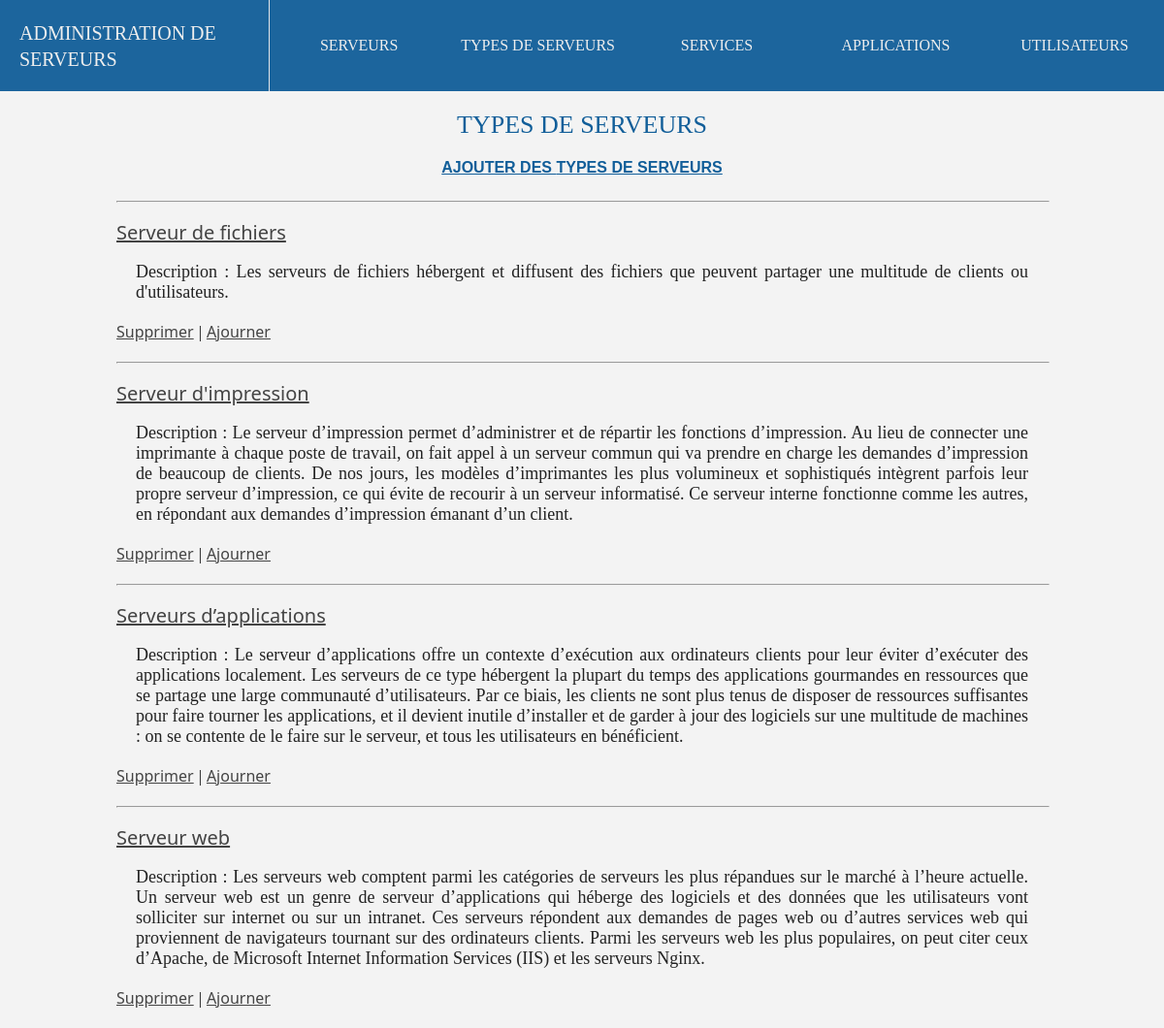
The page /typesServeurs on the database as committed earlier.
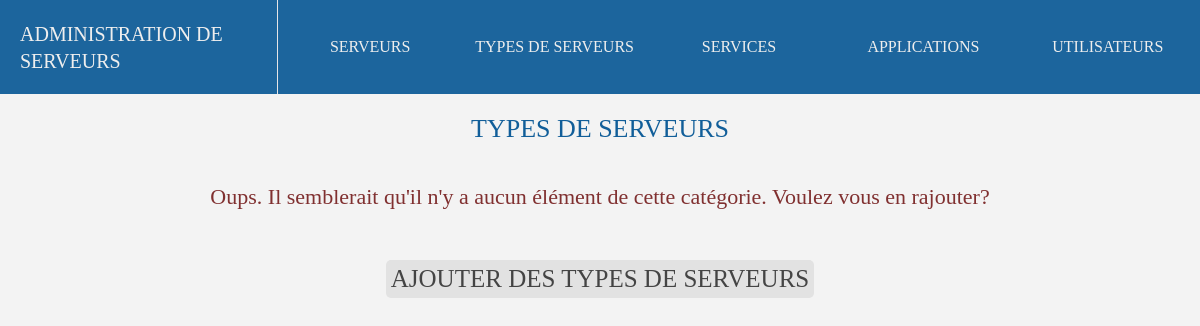
The same page on the database as committed later.
### adminserver/models.py (models this page shows, shortened)
class type_de_serveurs(models.Model):
    type = models.CharField(max_length=100)
    description = models.TextField(null=True)
    def __str__(self):
        return self.type

### adminserver/views.py (the view)
# urls.py: path('typesServeurs',views.typesServeurs_index),
def typesServeurs_index(request):
    URL = "typeServeur"
    typesServeurs = list(models.type_de_serveurs.objects.all())
    num = len(list(models.type_de_serveurs.objects.all()))
    return render(request,"type_serveur/liste_index.html",{"objects" : typesServeurs,"title":"TYPES DE SERVEURS","extra":"","url":URL,"count":num})

### adminserver/templates/type_serveur/liste_index.html (shortened to what this page needs)
{% extends "main.html" %}
{% block content %}
<h2> {{title}} </h2>
{% if count == 0 %}
<h3 class="error"> Oups. Il semblerait qu'il n'y a aucun élément de cette catégorie. Voulez vous en rajouter?</h3>
<a class="yes" href="/ajout/{{url}}"> AJOUTER DES {{title}}</a>
{% elif count > 0 %}
<a class="addlink" href="/ajout/{{url}}"> AJOUTER DES {{title}}</a>
<ul style="margin-top:25px;max-width:80%;list-style:none;">
{% for i in objects %}
    <hr><br><li><a class="object_title" href="/affiche/{{url}}/{{i.id}}/">{{i}}</a><br><br><p style="margin-left:20px;width:calc(100% - 40px);text-align:justify">Description : {{i.description}}</p><br><a href="/delete/{{url}}/{{i.id}}/">Supprimer</a><line>|</line><a href="/update/{{url}}/{{i.id}}/">Ajourner</a></li><br>
{% endfor %}
</ul>
{% endif %}
{% endblock %}

Rows that differ between the two databases and show on the page:
removed type_de_serveurs: type "Serveur de fichiers", description "Les serveurs de fichiers hébergent et diffusent des fichiers que peuvent partager une multitude de clients ou d'utilisateurs."
removed type_de_serveurs: type "Serveur d'impression", description "Le serveur d’impression permet d’administrer et de répartir les fonctions d’impression. Au lieu de connecter une imprimante à chaque poste de travail, on fait appel à un serveur commun qui va prendre en charge les demandes d’impression de beaucoup de clients. De nos jours, les modèles d’imprimantes les plus volumineux et sophistiqués intègrent parfois leur propre serveur d’impression, ce qui évite de recourir à un serveur informatisé. Ce serveur interne fonctionne comme les autres, en répondant aux demandes d’impression émanant d’un client."
removed type_de_serveurs: type "Serveurs d’applications", description "Le serveur d’applications offre un contexte d’exécution aux ordinateurs clients pour leur éviter d’exécuter des applications localement. Les serveurs de ce type hébergent la plupart du temps des applications gourmandes en ressources que se partage une large communauté d’utilisateurs. Par ce biais, les clients ne sont plus tenus de disposer de ressources suffisantes pour faire tourner les applications, et il devient inutile d’installer et de garder à jour des logiciels sur une multitude de machines : on se contente de le faire sur le serveur, et tous les utilisateurs en bénéficient."
removed type_de_serveurs: type "Serveur web", description "Les serveurs web comptent parmi les catégories de serveurs les plus répandues sur le marché à l’heure actuelle. Un serveur web est un genre de serveur d’applications qui héberge des logiciels et des données que les utilisateurs vont solliciter sur internet ou sur un intranet. Ces serveurs répondent aux demandes de pages web ou d’autres services web qui proviennent de navigateurs tournant sur des ordinateurs clients. Parmi les serveurs web les plus populaires, on peut citer ceux d’Apache, de Microsoft Internet Information Services (IIS) et les serveurs Nginx."
Other text that changed with them:
{{ title }}: (not shown) → "TYPES DE SERVEURS"
{{ title }}: "TYPES DE SERVEURS" → (not shown)
text now shown: "Oups. Il semblerait qu'il n'y a aucun élément de cette catégorie. Voulez vous en rajouter?"
